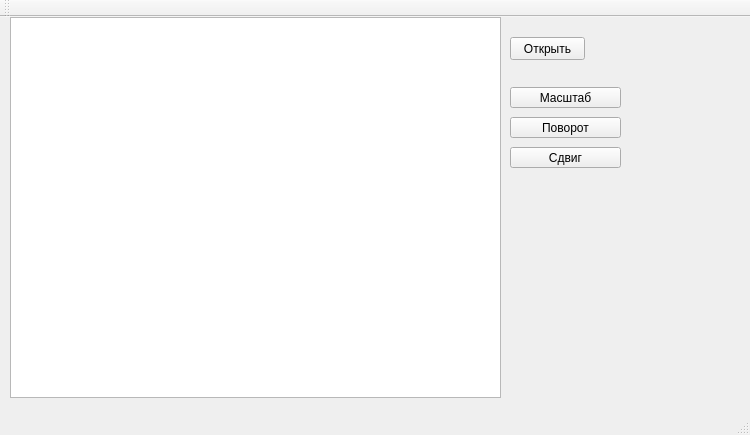
<?xml version="1.0" encoding="UTF-8"?>
<ui version="4.0">
 <class>MainWindow</class>
 <widget class="QMainWindow" name="MainWindow">
  <property name="geometry">
   <rect>
    <x>0</x>
    <y>0</y>
    <width>750</width>
    <height>435</height>
   </rect>
  </property>
  <property name="windowTitle">
   <string>MainWindow</string>
  </property>
  <widget class="QWidget" name="centralWidget">
   <widget class="QGraphicsView" name="graphicsView">
    <property name="geometry">
     <rect>
      <x>10</x>
      <y>0</y>
      <width>491</width>
      <height>381</height>
     </rect>
    </property>
    <property name="verticalScrollBarPolicy">
     <enum>Qt::ScrollBarAlwaysOff</enum>
    </property>
    <property name="horizontalScrollBarPolicy">
     <enum>Qt::ScrollBarAlwaysOff</enum>
    </property>
   </widget>
   <widget class="QPushButton" name="pushButton">
    <property name="geometry">
     <rect>
      <x>510</x>
      <y>70</y>
      <width>111</width>
      <height>21</height>
     </rect>
    </property>
    <property name="text">
     <string>Масштаб</string>
    </property>
   </widget>
   <widget class="QPushButton" name="pushButton_2">
    <property name="geometry">
     <rect>
      <x>510</x>
      <y>100</y>
      <width>111</width>
      <height>21</height>
     </rect>
    </property>
    <property name="text">
     <string>Поворот</string>
    </property>
   </widget>
   <widget class="QPushButton" name="pushButton_3">
    <property name="geometry">
     <rect>
      <x>510</x>
      <y>130</y>
      <width>111</width>
      <height>21</height>
     </rect>
    </property>
    <property name="text">
     <string>Сдвиг</string>
    </property>
   </widget>
   <widget class="QPushButton" name="pushButton_4">
    <property name="geometry">
     <rect>
      <x>510</x>
      <y>20</y>
      <width>75</width>
      <height>23</height>
     </rect>
    </property>
    <property name="text">
     <string>Открыть</string>
    </property>
   </widget>
  </widget>
  <widget class="QMenuBar" name="menuBar">
   <property name="geometry">
    <rect>
     <x>0</x>
     <y>0</y>
     <width>750</width>
     <height>21</height>
    </rect>
   </property>
  </widget>
  <widget class="QToolBar" name="mainToolBar">
   <attribute name="toolBarArea">
    <enum>TopToolBarArea</enum>
   </attribute>
   <attribute name="toolBarBreak">
    <bool>false</bool>
   </attribute>
  </widget>
  <widget class="QStatusBar" name="statusBar"/>
 </widget>
 <layoutdefault spacing="6" margin="11"/>
 <resources/>
 <connections/>
</ui>
